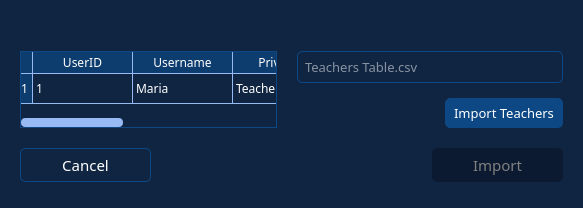
<?xml version="1.0" encoding="UTF-8"?>
<ui version="4.0">
 <class>Dialog</class>
 <widget class="QDialog" name="Dialog">
  <property name="geometry">
   <rect>
    <x>0</x>
    <y>0</y>
    <width>583</width>
    <height>208</height>
   </rect>
  </property>
  <property name="minimumSize">
   <size>
    <width>583</width>
    <height>208</height>
   </size>
  </property>
  <property name="maximumSize">
   <size>
    <width>583</width>
    <height>208</height>
   </size>
  </property>
  <property name="styleSheet">
   <string notr="true">QWidget{
	background: #102542;
	color: white; 
	font-family: Barlow
}

QLineEdit {
  	padding: 5px;
  	border: 1px solid #0e4884;
  	border-radius: 5px;
}

QPushButton {
  padding: 5px 8px;
  border: 1px solid #0e4884;
  background-color: #0e4884;
}

QPushButton::disabled {
  padding: 5px;
 color: gray;
  border: 1px solid #0B1A30;
  background-color: #0B1A30;
}

QPushButton:focus,
QPushButton:hover {
  border: 1px solid #256eff;
  outline: none;
}

QPushButton:pressed {
  background-color: #072f49;
}

QTableView{
	border: 1px solid #0e4884;
}

QHeaderView::section {
	background-color: #0d3c6e;
	border-top: 0px solid #97b9f4;
	border-bottom: 1px solid #97b9f4;
	border-right: 1px solid #97b9f4;
}

QTableView {
	gridline-color: #97b9f4;
}

QTableCornerButton::section{
	background-color: #0d3c6e;
    border-top: 0px solid #97b9f4;
    border-bottom: 1px solid #97b9f4;
    border-right: 1px solid #97b9f4;
}

QScrollBar:horizontal{
	height: 9px;
    border-radius: 5px;
}

QScrollBar:vertical{
	width: 9px;
    margin: 0;
    border-radius: 5px;
}

QScrollBar::handle:vertical{
	background-color: #97b9f4;    
    width: 18px;
    border-radius: 4px;
}

QScrollBar::handle:horizontal{
	background-color: #97b9f4;    
    min-width: 5px;
    border-radius: 4px;
}

QScrollBar::sub-line:horizontal,
QScrollBar::sub-line:vertical{
	height: 0;
    width: 0;
}

QScrollBar::add-line:horizontal,
QScrollBar::add-line:vertical{
	height: 0;
    width: 0;
}

QScrollBar::add-page:horizontal{
	background: #102542;
    border-top-right-radius: 4px;
    border-bottom-right-radius: 4px;
    margin-left: -3px;
}

QScrollBar::add-page:vertical{
	background: #102542;
    border-bottom-left-radius: 4px;
    border-bottom-right-radius: 4px;
    margin-top: -3px;
}

QScrollBar::sub-page:horizontal{
    background: #102542;
    border-bottom-left-radius: 4px;
	margin-right: -3px;
}

QScrollBar::sub-page:vertical{
    background: #102542;
	border-top-left-radius: 0;
	border-top-right-radius: 4px;
	margin-bottom: -3px;
}
</string>
  </property>
  <layout class="QVBoxLayout" name="verticalLayout_2">
   <property name="leftMargin">
    <number>0</number>
   </property>
   <property name="topMargin">
    <number>0</number>
   </property>
   <property name="rightMargin">
    <number>0</number>
   </property>
   <property name="bottomMargin">
    <number>0</number>
   </property>
   <item>
    <widget class="QWidget" name="title_bar" native="true">
     <property name="minimumSize">
      <size>
       <width>0</width>
       <height>30</height>
      </size>
     </property>
     <property name="maximumSize">
      <size>
       <width>16777215</width>
       <height>30</height>
      </size>
     </property>
     <property name="styleSheet">
      <string notr="true"/>
     </property>
     <layout class="QHBoxLayout" name="horizontalLayout_10">
      <property name="spacing">
       <number>0</number>
      </property>
      <property name="leftMargin">
       <number>0</number>
      </property>
      <property name="topMargin">
       <number>0</number>
      </property>
      <property name="rightMargin">
       <number>0</number>
      </property>
      <property name="bottomMargin">
       <number>0</number>
      </property>
     </layout>
    </widget>
   </item>
   <item>
    <widget class="QWidget" name="widget" native="true">
     <property name="cursor">
      <cursorShape>ArrowCursor</cursorShape>
     </property>
     <layout class="QVBoxLayout" name="verticalLayout" stretch="0,0">
      <property name="spacing">
       <number>20</number>
      </property>
      <property name="leftMargin">
       <number>20</number>
      </property>
      <property name="topMargin">
       <number>15</number>
      </property>
      <property name="rightMargin">
       <number>20</number>
      </property>
      <property name="bottomMargin">
       <number>25</number>
      </property>
      <item>
       <layout class="QGridLayout" name="gridLayout_2">
        <property name="horizontalSpacing">
         <number>20</number>
        </property>
        <property name="verticalSpacing">
         <number>15</number>
        </property>
        <item row="1" column="3">
         <widget class="QPushButton" name="btn_teachers">
          <property name="font">
           <font>
            <family>Barlow</family>
            <pointsize>10</pointsize>
           </font>
          </property>
          <property name="cursor">
           <cursorShape>PointingHandCursor</cursorShape>
          </property>
          <property name="styleSheet">
           <string notr="true">border-radius: 5px;</string>
          </property>
          <property name="text">
           <string>Import Teachers</string>
          </property>
         </widget>
        </item>
        <item row="1" column="1" colspan="2">
         <spacer name="horizontalSpacer_5">
          <property name="orientation">
           <enum>Qt::Horizontal</enum>
          </property>
          <property name="sizeHint" stdset="0">
           <size>
            <width>128</width>
            <height>20</height>
           </size>
          </property>
         </spacer>
        </item>
        <item row="0" column="1" colspan="3">
         <widget class="QLineEdit" name="txt_teacher">
          <property name="font">
           <font>
            <family>Barlow</family>
            <pointsize>10</pointsize>
           </font>
          </property>
          <property name="readOnly">
           <bool>true</bool>
          </property>
          <property name="placeholderText">
           <string>Teachers Table.csv</string>
          </property>
         </widget>
        </item>
        <item row="0" column="0" rowspan="2">
         <widget class="QTableWidget" name="tableWidget_2">
          <attribute name="horizontalHeaderStretchLastSection">
           <bool>false</bool>
          </attribute>
          <row>
           <property name="text">
            <string>1</string>
           </property>
          </row>
          <column>
           <property name="text">
            <string>UserID</string>
           </property>
          </column>
          <column>
           <property name="text">
            <string>Username</string>
           </property>
          </column>
          <column>
           <property name="text">
            <string>Privilege</string>
           </property>
          </column>
          <column>
           <property name="text">
            <string>Salt</string>
           </property>
          </column>
          <column>
           <property name="text">
            <string>Hash</string>
           </property>
          </column>
          <item row="0" column="0">
           <property name="text">
            <string>1</string>
           </property>
          </item>
          <item row="0" column="1">
           <property name="text">
            <string>Maria</string>
           </property>
          </item>
          <item row="0" column="2">
           <property name="text">
            <string>Teacher</string>
           </property>
          </item>
          <item row="0" column="3">
           <property name="text">
            <string>$2b$14$CvyVRP55XtLdY/zYj6/ixu</string>
           </property>
          </item>
          <item row="0" column="4">
           <property name="text">
            <string>a4qNHklO8jfF6eRlrqCMBnQCb6dO/nW</string>
           </property>
          </item>
         </widget>
        </item>
       </layout>
      </item>
      <item>
       <layout class="QHBoxLayout" name="horizontalLayout" stretch="1,2,1">
        <item>
         <widget class="QPushButton" name="btn_cancel">
          <property name="font">
           <font>
            <family>Barlow</family>
            <pointsize>11</pointsize>
           </font>
          </property>
          <property name="cursor">
           <cursorShape>PointingHandCursor</cursorShape>
          </property>
          <property name="styleSheet">
           <string notr="true">border-radius: 5px;	background-color: none;</string>
          </property>
          <property name="text">
           <string>Cancel</string>
          </property>
         </widget>
        </item>
        <item>
         <spacer name="horizontalSpacer_4">
          <property name="orientation">
           <enum>Qt::Horizontal</enum>
          </property>
          <property name="sizeHint" stdset="0">
           <size>
            <width>40</width>
            <height>20</height>
           </size>
          </property>
         </spacer>
        </item>
        <item>
         <widget class="QPushButton" name="btn_import">
          <property name="enabled">
           <bool>false</bool>
          </property>
          <property name="font">
           <font>
            <family>Barlow</family>
            <pointsize>11</pointsize>
           </font>
          </property>
          <property name="cursor">
           <cursorShape>PointingHandCursor</cursorShape>
          </property>
          <property name="styleSheet">
           <string notr="true">border-radius: 5px;</string>
          </property>
          <property name="text">
           <string>Import</string>
          </property>
         </widget>
        </item>
       </layout>
      </item>
     </layout>
    </widget>
   </item>
  </layout>
 </widget>
 <resources/>
 <connections/>
</ui>
